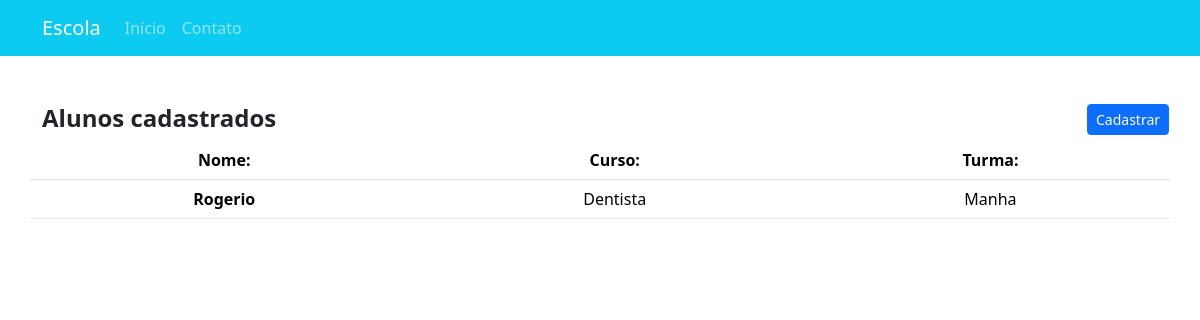
Page /contato/ on the earlier database version.
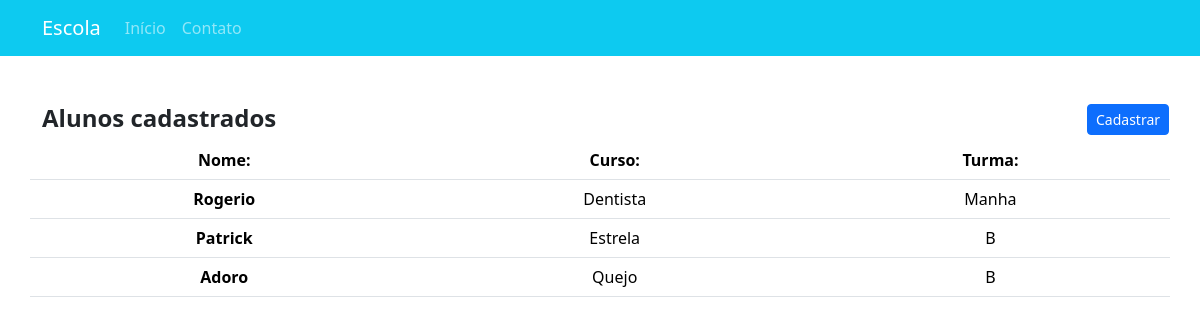
Same page on the later database version.
### cadastro/models.py (models this page shows, shortened)
class Aluno(models.Model):
    nome = models.CharField(max_length=100, null=False, blank=False)
    curso = models.CharField(max_length=100, null=False, blank=False)
    turma = models.CharField(max_length=50, null=False, blank=False)

### cadastro/views.py (the view)
# urls.py: path('contato/', aluno_list),
def aluno_list(request):
       aluno_list = Aluno.objects.all()
       return render(request, 'cadastro/contato.html', {'alunos': aluno_list})

### cadastro/templates/Cadastro/contato.html (shortened to what this page needs)
{% extends "inicio.html" %}
{% load bootstrap5 %}
    {% block content %}
        <div class="row">
        <div class="col-11">
            <h4><strong>Alunos cadastrados</strong></h4>
        </div>
        <div class="col-1"> <a href="/inicio/" class="btn btn-primary btn-sm">Cadastrar</a> </div>
    </div>
    <div class="row">
        <table class="table text-center">
            <thead>
             <tr>
                <th scope="col">Nome:</th>
                <th scope="col">Curso:</th>
                <th scope="col">Turma:</th>
             </tr>
            </thead>
            <tbody>
                {% for alu in alunos %}
                <tr>
                    <th>{{ alu.nome }}</th>
                    <td>{{ alu.curso }}</td>
                    <td>{{ alu.turma }}</td>
                </tr>
                {% endfor %}
            </tbody>
        </table>
    </div>
{% endblock %}

### cadastro/templates/inicio.html (shortened to what this page needs)
{% load bootstrap5 %}
{% bootstrap_css %}
<!DOCTYPE html>
<html lang="en">
<head>
</head>
<body>
    <header>
        <nav class="navbar navbar-expand-lg navbar-dark bg-info">
            <div class="container">
            <a class="navbar-brand" href="/inicio/">Escola</a>
        <div class="collapse navbar-collapse" id="conteudoNavbarSuportado">
          <ul class="navbar-nav mr-auto">
            <li class="nav-item active">
                <a class="nav-link" href="/inicio">Início</a>
           </li>
           <li class="nav-item">
            <a class="nav-link" href="/contato/">Contato</a>
           </li>
         </ul>
        </div>
       </div>
      </nav>
     </header>
    <main class="container mt-5">
        {% block content %} {% endblock %}
    </main>
</body>
</html>

Differences in the rows shown:
added Aluno: nome "Patrick", curso "Estrela", turma "B"
added Aluno: nome "Adoro", curso "Quejo", turma "B"
